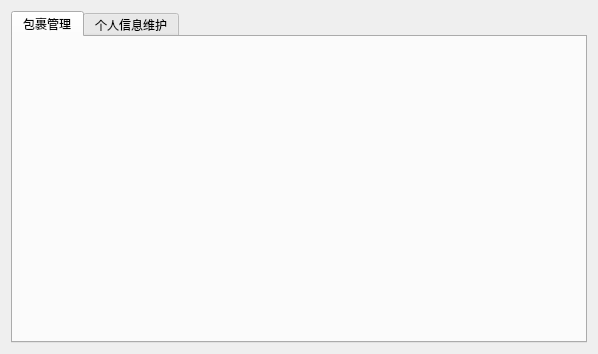
<?xml version="1.0" encoding="UTF-8"?>
<ui version="4.0">
 <class>ExpressmanView</class>
 <widget class="QWidget" name="ExpressmanView">
  <property name="geometry">
   <rect>
    <x>0</x>
    <y>0</y>
    <width>598</width>
    <height>354</height>
   </rect>
  </property>
  <property name="windowTitle">
   <string>快递员界面</string>
  </property>
  <layout class="QVBoxLayout" name="verticalLayout">
   <item>
    <widget class="QTabWidget" name="tabWidget">
     <widget class="QWidget" name="tabPackage">
      <attribute name="title">
       <string>包裹管理</string>
      </attribute>
     </widget>
     <widget class="QWidget" name="tabProfile">
      <attribute name="title">
       <string>个人信息维护</string>
      </attribute>
     </widget>
    </widget>
   </item>
  </layout>
 </widget>
 <resources/>
 <connections/>
</ui> 
